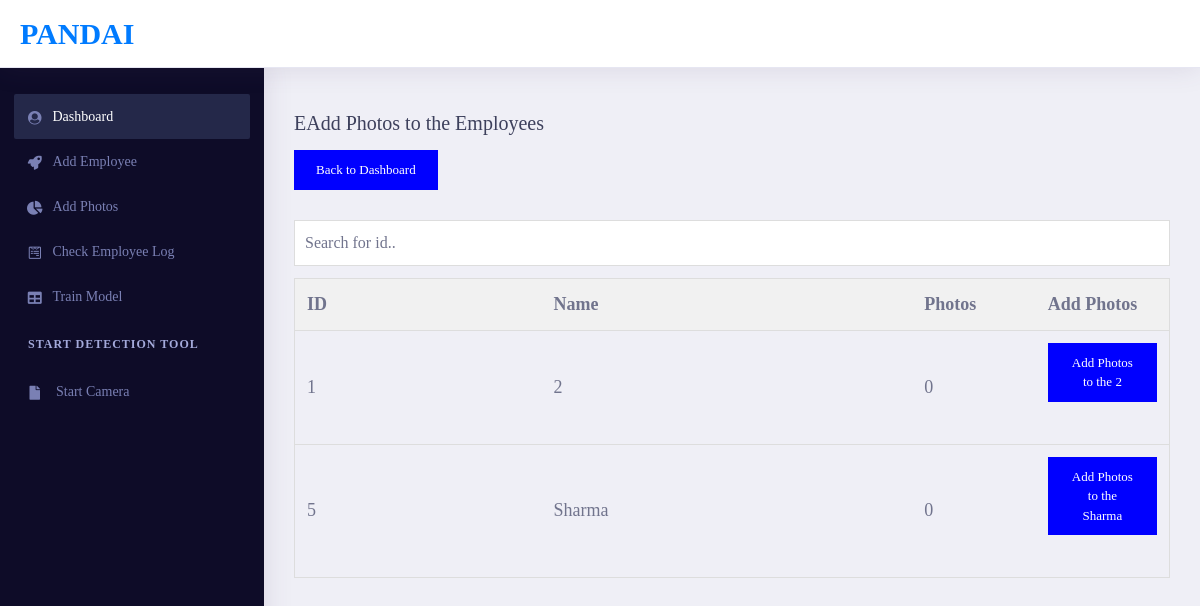
The app's page /add_photos/, older data.
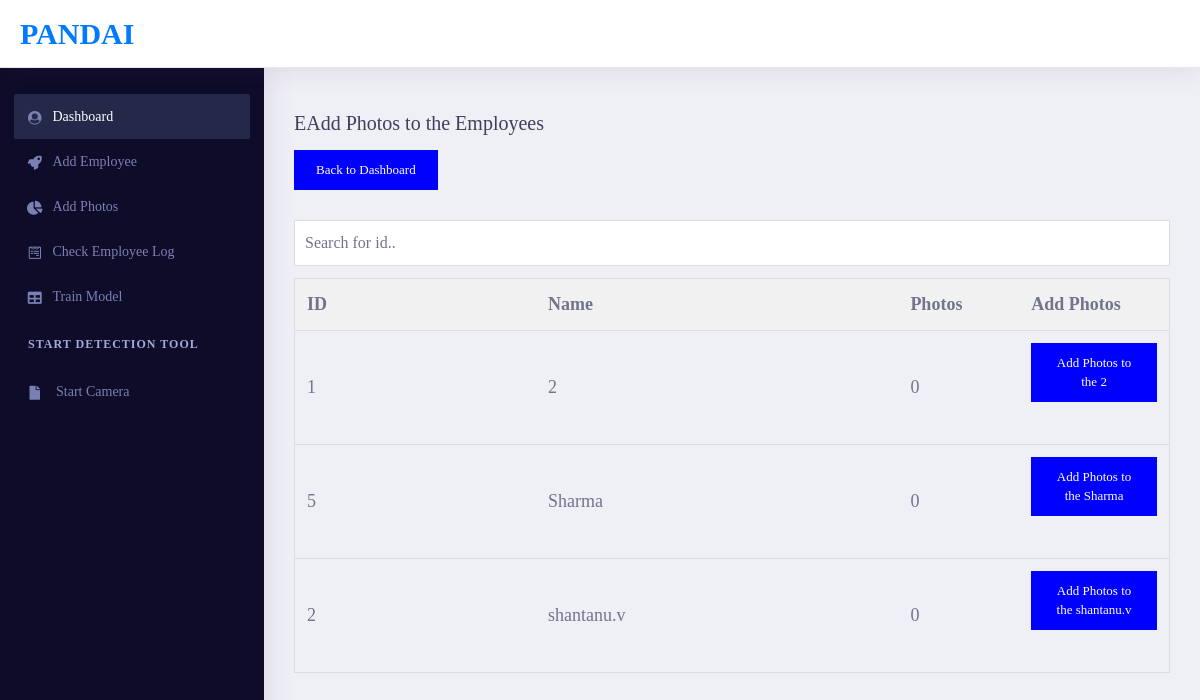
The same page, newer data.
### app/models.py (models this page shows, shortened)
class Employee(models.Model):
	id = models.CharField(primary_key=True, max_length=10)
	name = models.CharField(max_length=50)
	def num_photos(self):
		try:
			DIR = f"app/facerec/dataset/{self.name}_{self.id}"
			img_count = len(os.listdir(DIR))
			return img_count
		except:
			return 0

### app/views.py (the view)
# urls.py: path('add_photos/', views.add_photos, name='add_photos'),
def add_photos(request):
	emp_list = Employee.objects.all()
	return render(request, 'app/add_photos.html', {'emp_list': emp_list})

### app/templates/app/add_photos.html (shortened to what this page needs)
<!doctype html>
<html lang="en">
{% extends 'base.html' %}
{% load staticfiles %}
{% block content %}
<head>
</head>
<body>
    <div class="dashboard-main-wrapper">
	    <div class="dashboard-header">
	        <nav class="navbar navbar-expand-lg bg-white fixed-top">
	            <a class="navbar-brand" href="index.html">PANDAI </a>
	        </nav>
	    </div>
	    <div class="nav-left-sidebar sidebar-dark">
	        <div class="menu-list">
	            <nav class="navbar navbar-expand-lg navbar-light">
	                <div class="collapse navbar-collapse" id="navbarNav">
	                    <ul class="navbar-nav flex-column">
	                        <li class="nav-divider">
	                        </li>
	                        <li class="nav-item ">
	                            <a class="nav-link active" href="{% url 'index' %}" ><i class="fa fa-fw fa-user-circle"></i>Dashboard <span class="badge badge-success">6</span></a>
	                        </li>
	                        <li class="nav-item">
	                            <a class="nav-link" href="{% url 'add_emp' %}"><i class="fa fa-fw fa-rocket"></i>Add Employee</a>
	                        </li>
	                        <li class="nav-item">
	                            <a class="nav-link" href="{% url 'add_photos' %}"><i class="fas fa-fw fa-chart-pie"></i>Add Photos</a>
	                        </li>
	                        <li class="nav-item ">
	                            <a class="nav-link" href="{% url 'detected' %}"><i class="fab fa-fw fa-wpforms"></i>Check Employee Log</a>
	                        </li>
	                        <li class="nav-item">
	                            <a class="nav-link" href="{% url 'train_model' %}"><i class="fas fa-fw fa-table"></i>Train Model</a>
	                        </li>
	                        <li class="nav-divider">
	                            Start Detection Tool
	                        </li>
	                        <li class="nav-item">
	                            <a class="nav-link" href="{% url 'identify' %}"><i class="fas fa-fw fa-file"></i> Start Camera </a>
	                        </li>
	                            </div>
	                </div>
	        </div>
	    </div>
	    <div class="dashboard-wrapper">
	        <div class="dashboard-influence">
	            <div class="container-fluid dashboard-content">
				  <h3>EAdd Photos to the Employees</h3>
          <div class="separator"><a href="http://127.0.0.1:8000"><div class = "back"> Back to Dashboard</div></a> </div>
  <input type="text" id="myInput" onkeyup="myFunction()" placeholder="Search for id.." style="float: right;padding: 10px;">
  <table id="myTable">
    	<tr class="header">
      	<th width="200">ID</th>
      	<th width="300">Name</th>
        <th width="100">Photos</th>
         <th width="100">Add Photos</th>
  	</tr>
  	{% for emp in emp_list %}
  		<tr style="height: 50px; width: 50px;">
  			<td>{{emp.id}}</td>
  			<td><a href="{% url 'click_photos' emp.id %}">{{emp.name}}</a></td>
        <td>{{emp.num_photos}}</td>
        <td><div class="separator"><a href="{% url 'click_photos' emp.id %}"><div class = "back"> Add Photos to the  {{emp.name}}</div></a> </div></td>
  		</tr>
  	{% endfor %}
  </table>
	                </div>
					</div></div>
</body>
</html>
{% endblock %}

Row changes from the older to the newer data that the page shows:
added Employee: id "2", name "shantanu.v", num_photos "0"
